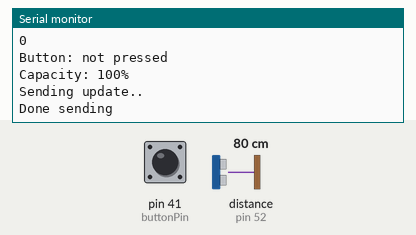
Simulated run of this sketch. Board: Arduino Mega 2560, built with avr-gcc and run on an emulated ATmega2560. Parts: the last lines printed to the serial monitor. Wiring (inferred from the names in the program): ultrasonic range finder: trigger pin 53; echo pin 52. Inputs (shaded band) come from the test bench; at power-on: pin 41 (buttonPin) HIGH, distance to the obstacle (sensor on pin 52) 80 cm. The echo pulse lasts 58.3 µs per cm; the modem accepts every AT command (registered, SIM ready, sends succeed) and sends nothing else.

Above: at 4.8 s.
4.9 s: pin 41 (buttonPin) pulled LOW for 1 s
7.4 s: distance to the obstacle (sensor on pin 52) set to 2 cm
At 8.45 s:
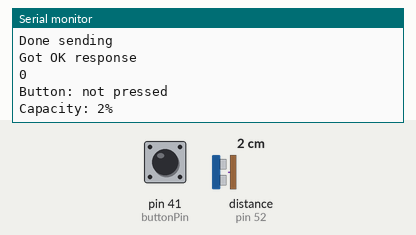
8.9 s: distance to the obstacle (sensor on pin 52) set to 4 cm
At 10.4 s:
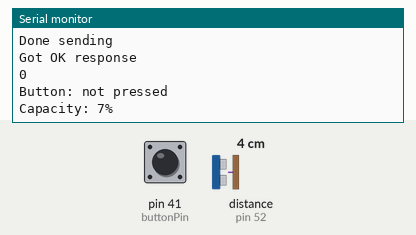
Timing chart, 0 to 11.9 s (numbered marks = the images above; inputs shaded):
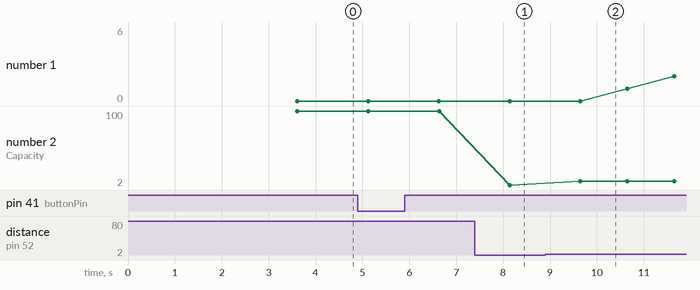

The sketch:

FirebaseTest.ino
```cpp
#define echoPin 52 // Echo Pin for ultrasonic
#define trigPin 53 // Trigger Pin for ultrasonic
#define buttonPin 41
#define CAN_FULL_CAPACITY  40 // in CM
#define SSID "ssid"
#define PASS "pass"
#define DST_IP "46.137.108.231" //aast.voidbits.co
#define DST_PORT 80
#define BAUD_RATE 115200
#define esp Serial3

String resp; //temp response buffer

bool isConnected = false;
int isBtnPressed = 0;
int lastCapacity = 0;

void setup() {
  //Setup ultrasonic
  pinMode(trigPin, OUTPUT);
  pinMode(echoPin, INPUT);
  //
  //Button
  pinMode(buttonPin, INPUT);
  //


  Serial.begin(BAUD_RATE);
  esp.begin(BAUD_RATE);

  //  while (!Serial);
  while (!esp);

  Serial.println("Recycle bin monitor");


  disconnectIfConnected();
  delay(100);
  resp = send_cmd("AT");
  //  Serial.println(resp);
  if (resp.indexOf("OK") >= 0) {
    Serial.println("ESP is ready");

    resp = send_cmd("AT+CWJAP?");
    //    Serial.println(resp);
    if (resp.indexOf("No AP") >= 0) {
      Serial.println("Connecting to WiFi");
      connectToWifi();
    }
    else {
      Serial.println("Already connected to WiFi");
    }

    connectToServer();
  }
  else {
    Serial.println("Error: ESP8266 is not OK. Restart Arduino.");
    while (1);
  }


}


int ticks = 0;
int currentCapacity;
int btnState = 0;
void loop() {
  //  while (Serial.available()) {
  //    esp.write(Serial.read());
  //  }
  //
  //  while (esp.available())
  //    Serial.write(esp.read());

  currentCapacity = calculatePercentage();
  isBtnPressed = digitalRead(buttonPin);
  Serial.println(ticks);
  Serial.print("Button: ");
  Serial.println(isBtnPressed == 0 ? "pressed" : "not pressed");
  Serial.print("Capacity: ");
  Serial.print(currentCapacity);
  Serial.println("%");
  Serial.println();
  if (needUpdate()) {
    trySend();
    ticks = 0;
    lastCapacity = currentCapacity;
    btnState = isBtnPressed;
    return;
  }
  lastCapacity = currentCapacity;
  btnState = isBtnPressed;
  delay(1000);
  if (ticks >= 8) {
    ticks = 0;
    trySend();
  }
  else {
    ticks += 1;
  }

}

boolean needUpdate() {
  int diff = lastCapacity - currentCapacity;
  if(diff < 0) diff = diff * -1;

  return (diff > 5) || (btnState != isBtnPressed);
}

void trySend() {
  if (!isConnected) {
    disconnectIfConnected();
    connectToServer();
  }
  else
    sendHttp();
}

void connectToWifi() {
  String s = "AT+CWJAP=\"";
  s += SSID;
  s += "\",\"";
  s += PASS;
  s += "\"";
  resp = send_cmd_delay(s, 4000); // give it 4 sec
  if (resp.indexOf("GOT IP") >= 0) {
    Serial.print("Connected to WiFi successfully");
  }
  else {
    Serial.println("Error: Couldn't connect to WiFi. Restart Arduino.");
    while (1);
  }

}

void disconnectIfConnected() {
  resp = send_cmd("AT+CIPCLOSE");
  //  Serial.println(resp);

}

int retries = 0;
void connectToServer() {
  String s = "AT+CIPSTART=\"TCP\",\"";
  s += DST_IP;
  s += "\",";
  s += DST_PORT;
  retries += 1;
  resp = send_cmd_delay(s, 2000);
  //  Serial.println(resp);
  if (resp.indexOf("OK") >= 0) {
    retries = 0;
    Serial.println("Connected successfully");
    isConnected = true;
    //    sendHttp();
  }
  else {
    Serial.println(resp);
    Serial.println("Error: Couldn't connect to server");
    if (retries >= 5) {
      Serial.println("Error: Couldn't connect after 5 retries. Check the address/port and restart Arduino");
      while (1);
    }
    else {
      connectToServer();
    }
  }
}

void sendHttp() {
  if (!isConnected) return;
  isBtnPressed = digitalRead(buttonPin);
  String r = "GET /api/bins/1?capacity=";
  r += currentCapacity;
  r += "&open=";
  r += (isBtnPressed == 0 ? "false" : "true");
  r += " HTTP/1.1\r\nHost: aast.voidbits.co\r\nConnection: keep-alive\r\n\r\n";
  String s = "AT+CIPSEND=";
  s += r.length();

  resp = send_cmd(s);
  //  Serial.println(resp);
  Serial.println("Sending update..");
  esp.print(r);

  Serial.println("Done sending");
  delay(1000);
  boolean ok = false;
  while (esp.available()) {
    if (esp.find("OK")) {
      ok = true;
      Serial.println("Got OK response");
      return;
    }
  }
  if (!ok) {
    Serial.println("No OK response...");
    isConnected = false;
  }
}


char c;
String send_cmd(String cmd) {
  esp.print(cmd);
  esp.print("\r\n");
  delay(500);
  String output = "";
  while (esp.available()) {
    c = esp.read();
    output += c;
  }
  return output;
}

String send_cmd_delay(String cmd, int d) {
  esp.print(cmd);
  esp.print("\r\n");
  delay(d);
  String output = "";
  while (esp.available()) {
    c = esp.read();
    output += c;
  }
  return output;
}


int calculatePercentage() {
  int cm = calculateDInCM();
  if (cm > CAN_FULL_CAPACITY)
    cm = CAN_FULL_CAPACITY;
  return (cm * 100.0 / CAN_FULL_CAPACITY);
}

int calculateDInCM()
{
  double duration = 0.0, distance = 0.0;
  digitalWrite(trigPin, LOW);
  delayMicroseconds(5);
  digitalWrite(trigPin, HIGH);
  delayMicroseconds(10);
  digitalWrite(trigPin, LOW);
  duration = pulseIn(echoPin, HIGH);

  //Calculate the distance (in cm) based on the speed of sound.
  distance = (duration / 2) / 29.1;
  int output = distance;
  return output;
}
```

Measured:
- after the input at 7.4 s, the serial monitor: prints a new line after 0.74 s (image 1)
- after the input at 8.9 s, the serial monitor: prints a new line after 0.75 s (image 2)
- plotted number 2: 100 → 2 after the input at 7.4 s, 2 → 7 after the input at 8.9 s
